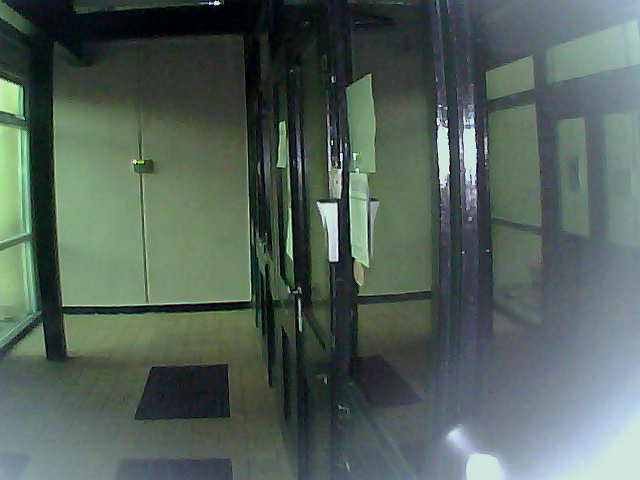
#> input picture images/image1.jpg, 640 x 480 px; its folder holds 4 pictures in this run; the run also reads 2 pictures not shown here
$ python compare-histograms.py
#> lines starting #> are read from the running program, lines starting #| are printed output that depends on the picture; long printed decimals are rounded
import glob
import math

import matplotlib.pyplot as plt
import numpy as np


def normalize(arr):
    rng = arr.max() - arr.min()
    amin = arr.min()
    return (arr - amin) * 1 / rng


if __name__ == '__main__':
    files = sorted(glob.glob('images/*.jpg'))
    images = [plt.imread(f) for f in files]
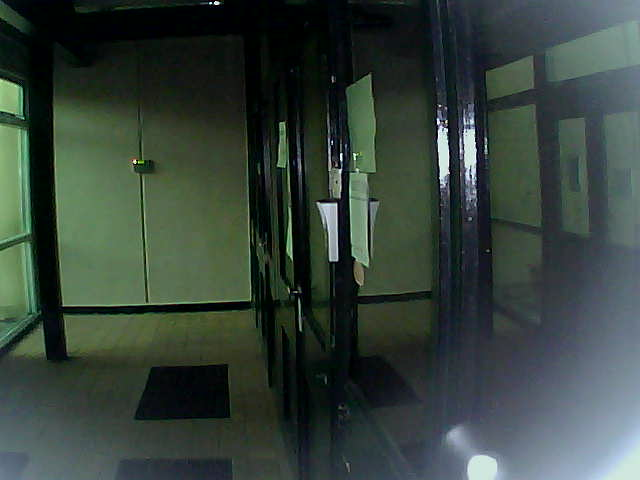
#> input picture images/image4.jpg, 640 x 480 px
#> images = 4 items
    histograms = []
    bins = 4
    bins_range = range(bins)
    differences = []
    for i, image in enumerate(images):
        channel = image[..., 0]
        hist = np.histogram(normalize(channel.flatten()), bins=bins)
        normalized_histogram = normalize(hist[0])# / hist[0].sum()
        histograms.append(normalized_histogram)
        if i > 0:
            h1 = histograms[i]
            h2 = histograms[i - 1]
            # The sum of the squares of the differences of each bin in the two histograms
            difference = sum([math.pow(h1[b] - h2[b], 2)/h1[b] for b in bins_range])
            differences.append(difference)
#> this loop made 4 passes
#> (h1, h2) on passes 2 to 4: ([0.613, 1, 0.245, 0], [0.631, 1, 0.183, 0]), ([0.584, 1, 0.321, 0], [0.613, 1, 0.245, 0]), ([1, 0.499, 0.0382, 0], [0.584, 1, 0.321, 0])
#> normalized_histogram on pass 1: [0.631, 1, 0.183, 0]
#> pass 1, `channel = image[..., 0]`:
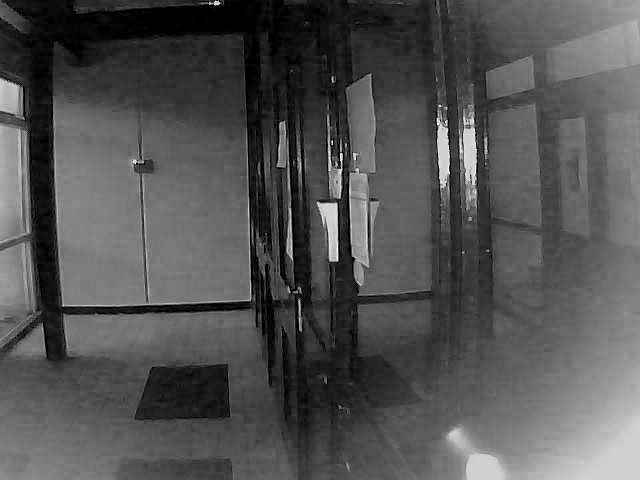
#> channel: shape (480, 640); min 0, max 255, mean 82.6
#> after the loop, differences = [nan, nan, nan]; histograms = [[0.631, 1, 0.183, 0], [0.613, 1, 0.245, 0], [0.584, 1, 0.321, 0], [1, 0.499, 0.0382, 0]]
    differences = np.array(differences)
    differences = normalize(differences)
    for f in range(len(files) - 1):
        print("%s %s: %f %s %s" % (files[f], files[f + 1], differences[f], differences[f] > .6, histograms[f]))
#> this loop made 3 passes
#| images/image1.jpg images/image2.jpg: nan False [0.6314 1.         0.1831 0.        ]
#| images/image2.jpg images/image3.jpg: nan False [0.6125 1.         0.2448 0.        ]
#| images/image3.jpg images/image4.jpg: nan False [0.5838 1.         0.3211 0.        ]
